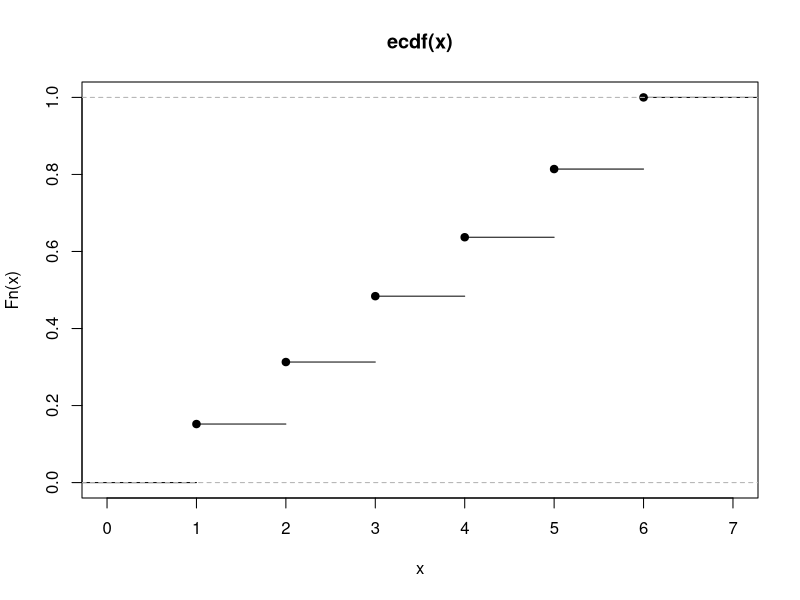
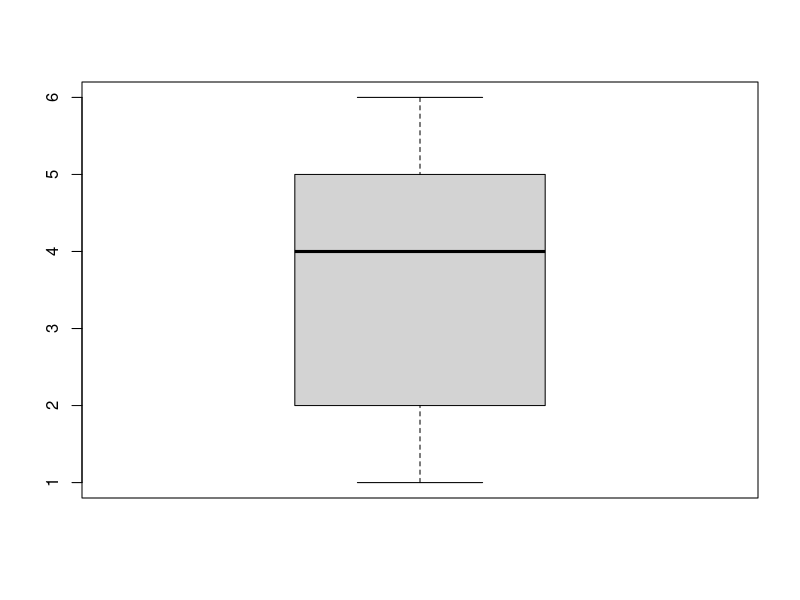
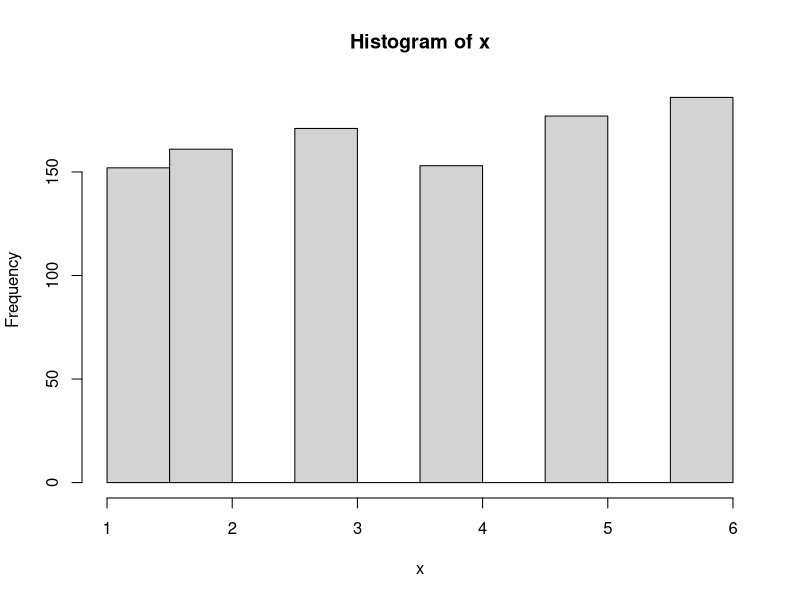
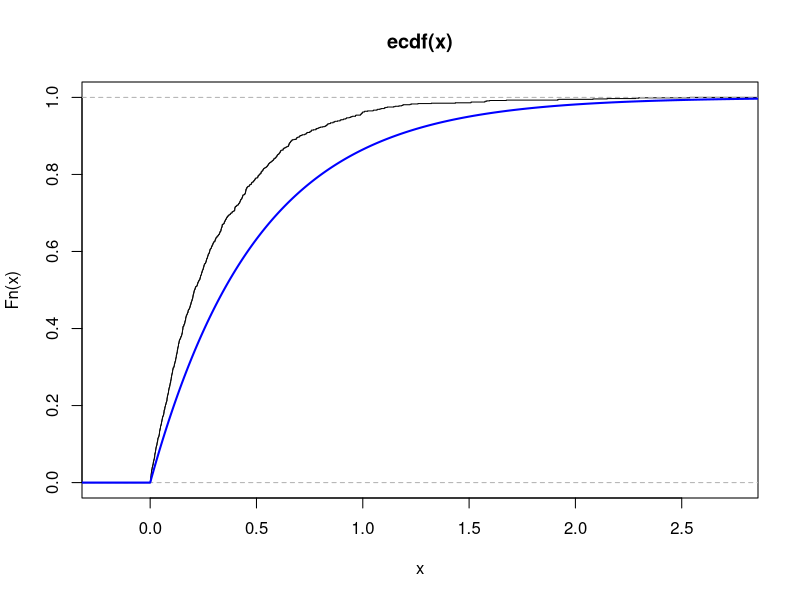
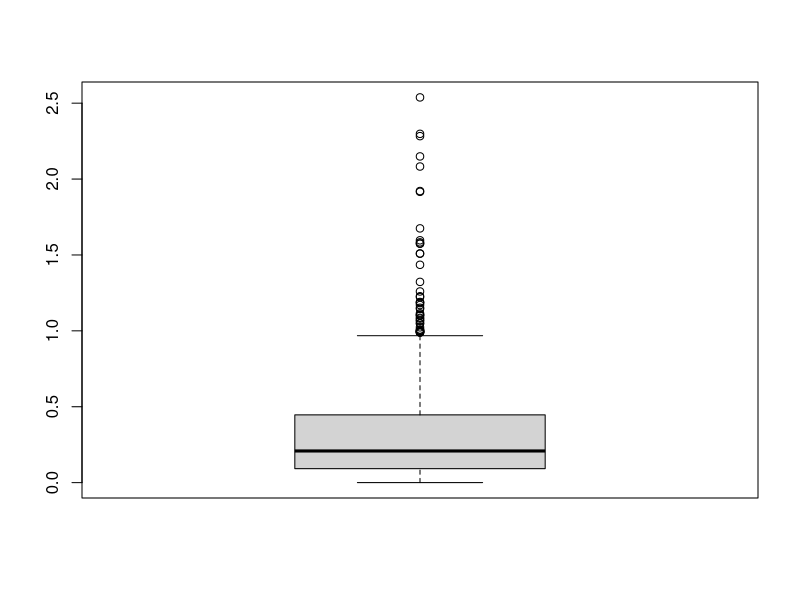
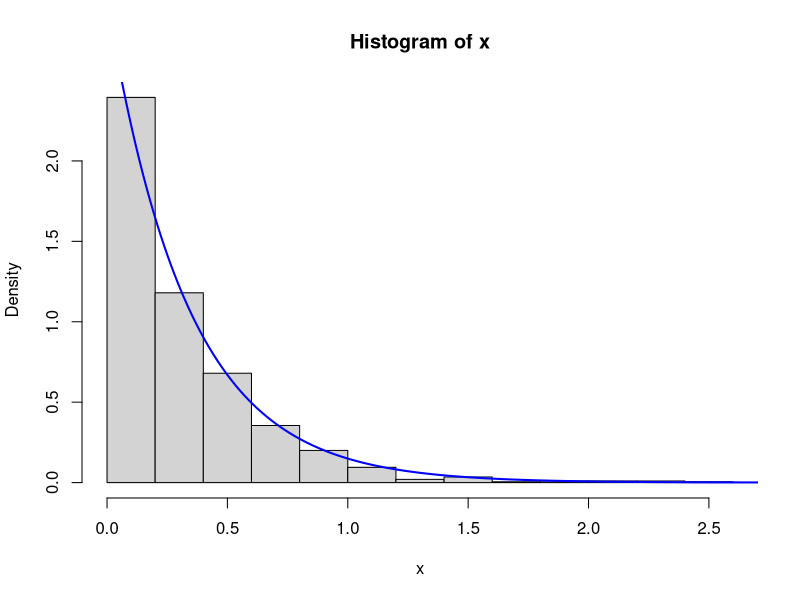

Here is the R script that generated these plots, in order:
# 7. feladatsor

# 7.1 Feladat

x <- sample(1:6, 1000, rep=TRUE)
mean(x)

getmode <- function(v) {
  uniqv <- unique(v)
  uniqv[which.max(tabulate(match(v, uniqv)))]
}
getmode(x)

median(x)
quantile(x, 1/2, type=4)
mom2 <-mean(x^2)
mom2
mom3 <-mean(x^3)
mom3
# sd korrigál!!
sd(x)
range(x)
quantile(x, 1/4)
quantile(x, 3/4)
plot(ecdf(x))
boxplot(x)
hist(x)
max(x)-min(x)



# 7.2 feladat

x <- rexp(1000, rate=3)
mean(x)

getmode <- function(v) {
  uniqv <- unique(v)
  uniqv[which.max(tabulate(match(v, uniqv)))]
}
getmode(x)

median(x)
quantile(x, 1/2, type=4)
mom2 <-mean(x^2)
mom2
mom3 <-mean(x^3)
mom3
# sd korrigál!!
sd(x)
range(x)
max(x)-min(x)
quantile(x, 1/4)
quantile(x, 3/4)
plot(ecdf(x))
lines(-1000:1000/100, pexp(-1000:1000/100, 2), col = "blue", lwd= 2, type='l')
boxplot(x)
hist(x, freq = FALSE)
lines(0:300/100,dexp(0:300/100, 3), col = "blue", lwd= 2, type='l')

